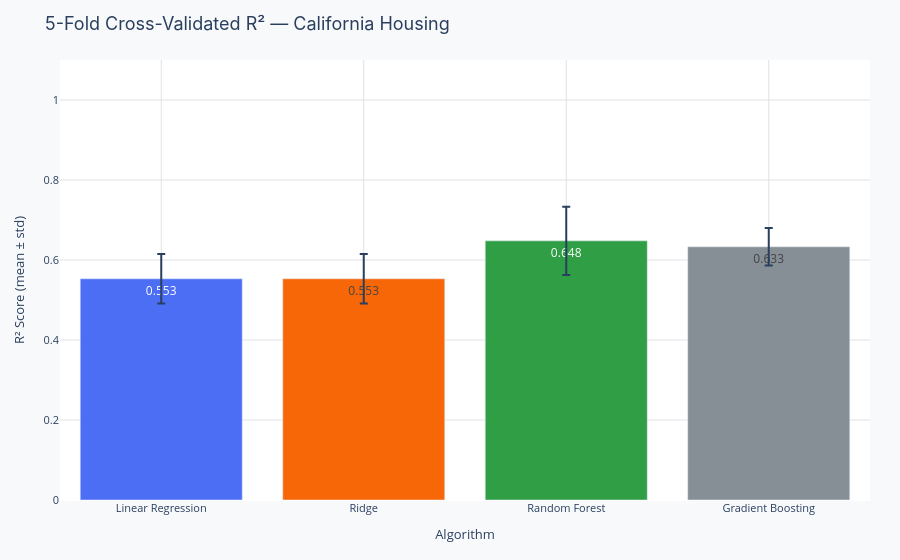

The notebook cell saved with this chart:
### Markdown cell above
---
## Real-world example: Comparing four algorithms on California Housing

Four algorithms — Linear Regression, Ridge, Random Forest, and Gradient Boosting — are each evaluated with 5-fold cross validation on California Housing. The chart shows mean R² with ± 1 standard deviation error bars, plus approximate training time.

### Code cell
import numpy as np
import time
import plotly.graph_objects as go
from sklearn.linear_model import LinearRegression, Ridge
from sklearn.ensemble import RandomForestRegressor, GradientBoostingRegressor
from sklearn.model_selection import cross_val_score
from tkh_utils import PALETTE, FONT, base_layout

np.random.seed(42)

models = {
    "Linear Regression": LinearRegression(),
    "Ridge":             Ridge(alpha=1.0),
    "Random Forest":     RandomForestRegressor(n_estimators=50, random_state=42),
    "Gradient Boosting": GradientBoostingRegressor(n_estimators=50, random_state=42),
}

names, means, stds, times = [], [], [], []
for name, model in models.items():
    t0 = time.time()
    scores = cross_val_score(model, X_reg, y_reg, cv=5, scoring='r2')
    elapsed = time.time() - t0
    names.append(name)
    means.append(scores.mean())
    stds.append(scores.std())
    times.append(elapsed)

colors = [PALETTE["primary"], PALETTE["secondary"], PALETTE["accent"], PALETTE["muted"]]

layout = base_layout(
    title="5-Fold Cross-Validated R² — California Housing",
    xaxis_title="Algorithm",
    yaxis_title="R² Score (mean ± std)",
)
layout.update(yaxis=dict(range=[0, 1.1]))
fig = go.Figure(layout=layout)
fig.add_trace(go.Bar(
    x=names, y=means,
    error_y=dict(type='data', array=stds, visible=True),
    marker_color=colors,
    text=[f"{m:.3f}" for m in means],
    textposition="auto",
))
fig.show()

### Figure 1 — Plotly figure (JSON) as saved in the notebook; plotly's stock layout.template omitted (floating-point values rounded to 4 significant figures)
{"data": [{"error_y": {"array": [0.06169, 0.06171, 0.08509, 0.04686], "type": "data", "visible": true}, "marker": {"color": ["#4C6EF5", "#F76707", "#2F9E44", "#868E96"]}, "text": ["0.553", "0.553", "0.648", "0.633"], "textposition": "auto", "type": "bar", "x": ["Linear Regression", "Ridge", "Random Forest", "Gradient Boosting"], "y": [0.553, 0.553, 0.6479, 0.633]}], "layout": {"legend": {"font": {"size": 12}}, "margin": {"b": 60, "l": 60, "r": 30, "t": 60}, "paper_bgcolor": "#F8F9FA", "plot_bgcolor": "#FFFFFF", "title": {"font": {"family": "Inter, Arial, sans-serif", "size": 18}, "text": "5-Fold Cross-Validated R² — California Housing"}, "xaxis": {"gridcolor": "#DEE2E6", "tickfont": {"size": 11}, "title": {"font": {"size": 13}, "text": "Algorithm"}}, "yaxis": {"gridcolor": "#DEE2E6", "range": [0, 1.1], "tickfont": {"size": 11}, "title": {"font": {"size": 13}, "text": "R² Score (mean ± std)"}}}}
